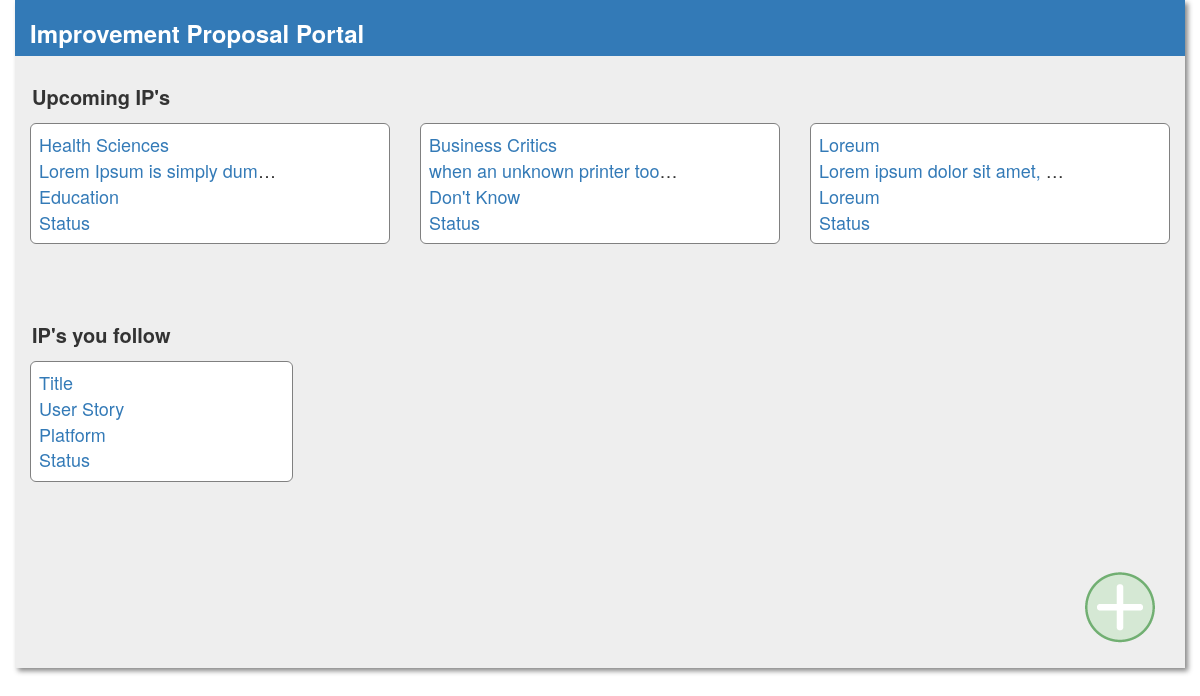
The page / on the database its author committed.
### tables this page shows
CREATE TABLE IF NOT EXISTS `ipdetail` (
  `IPid` int(10) NOT NULL AUTO_INCREMENT,
  `title` varchar(255) NOT NULL,
  `platform` varchar(255) NOT NULL,
  `user` varchar(50) NOT NULL,
  `feature` varchar(1000) NOT NULL,
  `benefits` varchar(1000) NOT NULL,
  `ca` varchar(1000) NOT NULL,
  `s` varchar(1000) NOT NULL,
  `e` varchar(1000) NOT NULL,
  `priority` varchar(50) NOT NULL,
  `fasttrack` varchar(3) NOT NULL DEFAULT 'N',
  `file` varchar(255) DEFAULT NULL,
  PRIMARY KEY (`IPid`),
  KEY `IPid` (`IPid`),
  KEY `IPid_2` (`IPid`),
  KEY `IPid_3` (`IPid`),
  KEY `IPid_4` (`IPid`)
);

### index.php (the view, shortened to what this page needs)
<?php
      require 'db.php';
$sql = "select * from ipdetail";
$result = $mysqli->query($sql);
?>
<!DOCTYPE HTML>
<html lang="en-US">
<head>
	<link rel="stylesheet" href="css/bootstrap.min.css" />
	<link rel="stylesheet" href="css/style.css" />
</head>
<body>
	 <div class="container" style="background:#eeeeee"  >
		<div class="row bg-primary">
		   <div class="col-lg-12 col-md-12 col-sm-12 col-xm-12">
	 		 <h3 class="align-left"><b>Improvement Proposal Portal</b></h3>
		   </div>
	 	</div></br>
	   <div class="row">
	      <h4><b> Upcoming IP's</b></h4>
		  <?php
				   while($IPinfo=$result->fetch_assoc()){ ?>
			<div class="col-lg-4">
				<ul class="jumbotron" style="padding:8px 8px 8px 8px;">
				   	<li class="truncate"><a href="IPdetail.php?IPid=<?php echo $IPinfo['IPid']; ?>"><?php echo ucwords($IPinfo['title']);   ?>   </a></li>
				   	<li class="truncate"><a href="IPdetail.php?IPid=<?php echo $IPinfo['IPid']; ?>"><?php echo $IPinfo['feature'] ?></a></li>
				   	<li class="truncate"><a href="IPdetail.php?IPid=<?php echo $IPinfo['IPid']; ?>"><?php echo ucwords($IPinfo['platform']);   ?></a></li>
				   	<li class="truncate"><a href="IPdetail.php?IPid=<?php echo $IPinfo['IPid']; ?>"> Status  </a></li>
				   </ul>
			</div>
				  <?php } ?>
	     </div></br></br>
		 	   <div class="row">
	      <h4> <b>IP's you follow</b></h4>
	        <div class="col-lg-3">
				<ul class="jumbotron" style="padding:8px;">
				   	<li class=""><a href="#">Title</a></li>
				   	<li class=""><a href="#">User Story</a></li>
				   	<li class=""><a href="#">Platform</a></li>
				   	<li class=""><a href="#">Status</a></li>
				   </ul>
			</div>
     </div></br></br></br>
		 <div class="row">
		       <div class="col-sm-12 text-right">
						<a class="text-right" href="createnewimprovementproposal.php"><img src="images/addbutton.png" class="img" title="Add New IP" alt="Add New IP"/></a>
			   </div>
		 </div>
	 </div>
</body>
</html>

### css/style.css (style rules this page uses)
h4 { margin-left:17px; margin-bottom:15px; color:#333; font-size:20px; }
.img { margin-bottom:25px; margin-right:15px; }
.container { box-shadow:3px 3px 5px #888 }
.jumbotron { background-color:white; font-size:18px; list-style:none; padding:8px; border:1px solid grey; }

### index.php (style rules this page uses)
.truncate { width: 250px; white-space: nowrap; overflow: hidden; text-overflow: ellipsis; }

### rows shown on the page
ipdetail: title "Health Sciences", feature "Lorem Ipsum is simply dum…", platform "Education"
ipdetail: title "Business Critics", feature "when an unknown printer too…", platform "Don't Know"
ipdetail: title "Loreum", feature "Lorem ipsum dolor sit amet,…", platform "Loreum"
